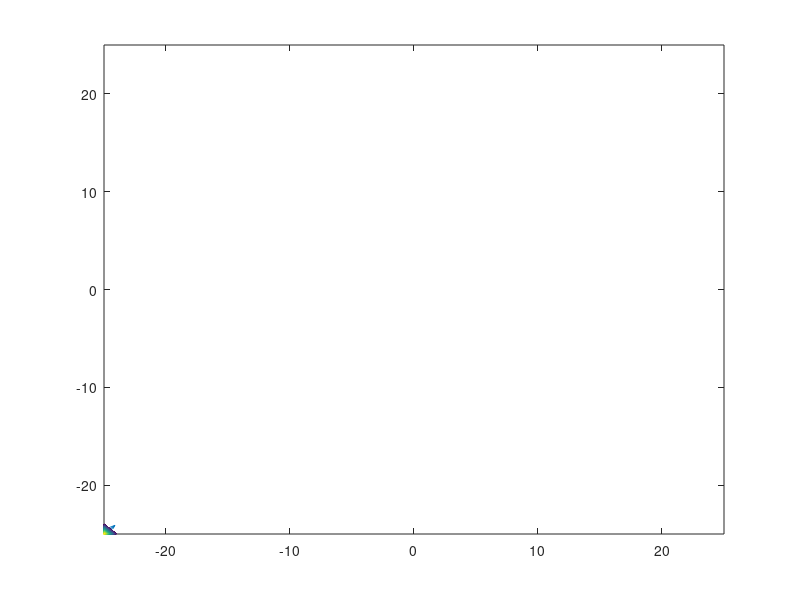

Recreate this plot in MATLAB. (Note: this script raises an error after producing the figure.)
clc
clear
close all
F = figure;
[X,Y] = meshgrid(-25:1:25 , -25:1:25 );
Z = zeros(length(X(:,1)),length(X(1,:)));
Z(1,1) =1;

q = quiver(X,Y,Z,Z);
hold on
[~,c] = contour(X,Y,Z,1000, 'ShowText', 'off');%-1:.5:1

hold off
global COUNTOUR_IN
global VX; 
global VY; 
COUNTOUR_IN = Z;
VX = Z;
VY = Z;
%   World Building
numberOfAgents = 15;
agentRadius = .2;
timeStep = .05;
mapSize = 20;
counter = 0;
shape = circle (.2);
Home = [0,0];
sampleFrequency = 1/timeStep;
run('defined_variables.m');
% global CURRENT_KEY_PRESSED 
% CURRENT_KEY_PRESSED = '';
% H = figure;
% set(H,'KeyPressFcn',@buttonPress);
% rosinit('10.255.103.55');
% env = agentEnv(1,@rosController,mapSize,timeStep);
% env.setAgentPositions(zeros(numberOfAgents, 2));
% env.setGoalPositions([5, 5]);
% env.agents(1).setUpPublisher('/turtle1/cmd_vel/');
% env.agents(1).setUpSubscriber('/turtle1/cmd_vel/');


% f(1)={@testControllerEnemySinkSource};
f(1)={@testControllerEnemySinkSource2};
% f(1) = {@rosController};
for i =2:numberOfAgents
   f(i) = {@testControllerSwarm}; 
end    
ENV = agentEnv(numberOfAgents,f,mapSize,timeStep); 



%Updating agent properties
for i = 1:numberOfAgents
    ENV.agents(i).setShape(shape);
    ENV.setAgentColor(i,[0 1 0]);
    ENV.agents(i).createProperty('isEnemy',false)
end
    ENV.agents(1).setProperty('isEnemy', true);
    
%Setting Initial Positions
initPositions = zeros(numberOfAgents, 2);
goalLocations = zeros(numberOfAgents, 2);
initPositions(1,:) = [-10,-10];%randi([-20 20],1,2)
goalLocations(1,:) = Home;
for i = 2:numberOfAgents
    theta = 2*pi/numberOfAgents * (i-1);
    initPositions(i,:) = [cos(theta),sin(theta)]*mapSize*(.5);
    goalLocations(i,:) = Home;
end
ENV.setAgentPositions(initPositions);
ENV.setGoalPositions(goalLocations);

% Creating Static Obstacles
w=1;
l=2*mapSize;
rectangle = [-(l/2+w),0;l/2+w,0;l/2+w,-w;-(l/2+w),-w];
ENV.createStaticObstacle(rectangle,[0,-l/2],0,1);
ENV.createStaticObstacle(rectangle,[l/2,0],-pi/2,2);
ENV.createStaticObstacle(rectangle,[0,l/2],-pi,3);
ENV.createStaticObstacle(rectangle,[-l/2,0],pi/2,4);


%Optional Features
ENV.collisionsOn(true);
ENV.pathVisibility(false);
ENV.realTime = false;
ENV.agentIdVisibility(true);
% for i=1:length(ENV.agents)
%     ENV.agents(i).createProperty("Battery_Life",battery_life);
%     ENV.agents(i).createProperty("Distance_From_Home",distance_from_home);
%     ENV.agents(i).createProperty("Distance_From_Invader",distance_from_invader);
% end
writeObj = VideoWriter('C:\Users\dqish\Documents\MATLAB\HumanInterference_Videos.avi');
writeObj.FrameRate = sampleFrequency;
writeObj.Quality = 75;
open(writeObj);
while(true)
    ENV.tick;
    set(c,"ZData", COUNTOUR_IN);
    vNorm = sqrt(VX.^2+VY.^2);
   
%     h = heatmap(rand(10));
%     colormap(h,'default')
    set(q,'UData',VX./vNorm,'VData',VY./vNorm) 
%     colormap(winter)
%     surf
    counter = counter + timeStep;
    fprintf("Time: %.3f \n",counter)
%     env.tickRos;
%     env.tick;
    writeVideo(writeObj, getframe(F))
    if counter > 10
        break
    end
    run('evolvingvariables.m');
    %change goal locations
%     for i = 1:numberOfAgents
%         theta = 2*pi/numberOfAgents * (i-1) + (pi/8)*counter;
%         goalLocations(i,:) = [cos(theta+3.9*pi/4),sin(theta+3.9*pi/4)]*mapSize*(1);
%     end
%     ENV.setGoalPositions(goalLocations);
end
close (writeObj)
function buttonPress(src,event)
  global CURRENT_KEY_PRESSED
  CURRENT_KEY_PRESSED = event.Key;
end



